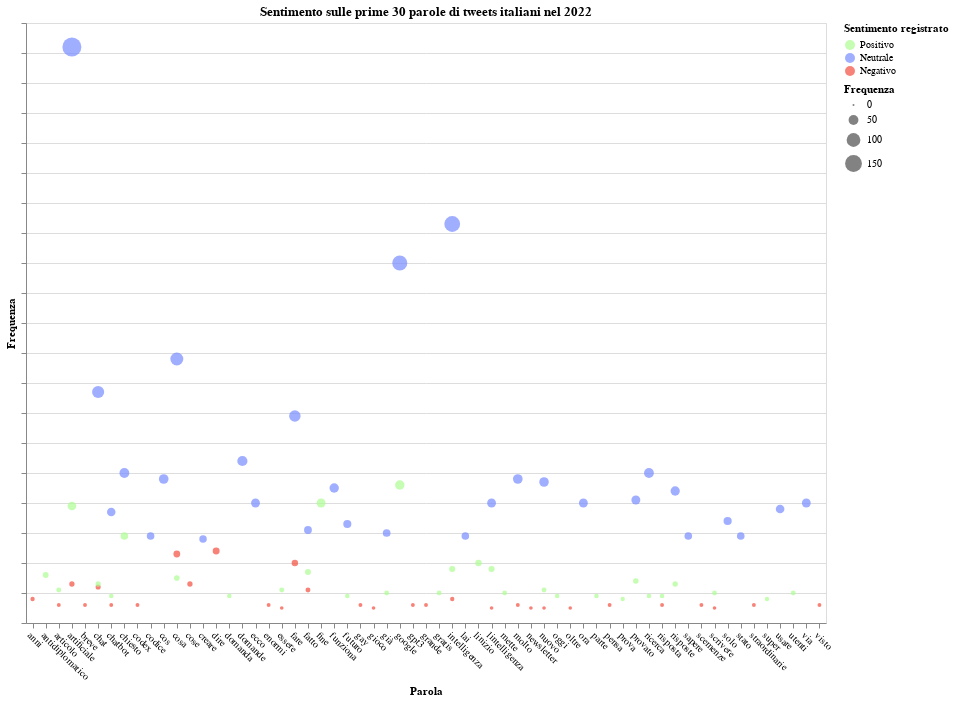

The cell this chart's notebook holds for it:
### Code cell
scatter_plot_2022_ita.save('chart-wordsfrequency-2022-ita.html')
scatter_plot_2022_ita

### Figure 1 — Vega-Lite specification as saved in the notebook (floating-point values rounded to 4 significant figures)
{"config": {"view": {"continuousWidth": 300, "continuousHeight": 300}, "axisX": {"labelAngle": 45}}, "data": {"name": "data-3ddb57789240c7b601be85226fa48863"}, "mark": {"type": "point", "filled": true}, "encoding": {"color": {"field": "Sentimento", "scale": {"domain": ["Positivo", "Neutrale", "Negativo"], "range": ["#ADFC92", "#788BFF", "#F44E3F"]}, "title": "Sentimento registrato", "type": "nominal"}, "opacity": {"value": 0.7}, "size": {"field": "Frequenza", "type": "quantitative"}, "tooltip": [{"field": "Parola", "type": "nominal"}, {"field": "Frequenza", "type": "quantitative"}, {"field": "Frequenza", "type": "quantitative"}], "x": {"field": "Parola", "title": "Parola", "type": "nominal"}, "y": {"axis": {"labels": false}, "field": "Frequenza", "title": "Frequenza", "type": "quantitative"}}, "height": 600, "params": [{"name": "param_61", "select": {"type": "point", "fields": ["Sentimento"]}, "bind": {"input": "radio", "options": ["Positivo", "Neutrale", "Negativo", null], "labels": ["Positivo ", "Neutrale ", "Negativo ", "Tutto"], "name": "Selettore sentimento: "}}, {"name": "param_63", "select": {"type": "interval", "encodings": ["x", "y"]}, "bind": "scales"}], "title": "Sentimento sulle prime 30 parole di tweets italiani nel 2022", "transform": [{"filter": {"param": "param_61"}}], "width": 800, "$schema": "https://vega.github.io/schema/vega-lite/v5.8.0.json", "datasets": {"data-3ddb57789240c7b601be85226fa48863": [{"Sentimento": "Negativo", "Parola": "anni", "Frequenza": 8}, {"Sentimento": "Negativo", "Parola": "articolo", "Frequenza": 6}, {"Sentimento": "Negativo", "Parola": "artificiale", "Frequenza": 13}, {"Sentimento": "Negativo", "Parola": "breve", "Frequenza": 6}, {"Sentimento": "Negativo", "Parola": "chat", "Frequenza": 12}, {"Sentimento": "Negativo", "Parola": "chatbot", "Frequenza": 6}, {"Sentimento": "Negativo", "Parola": "codex", "Frequenza": 6}, {"Sentimento": "Negativo", "Parola": "cosa", "Frequenza": 23}, {"Sentimento": "Negativo", "Parola": "cose", "Frequenza": 13}, {"Sentimento": "Negativo", "Parola": "dire", "Frequenza": 24}, {"Sentimento": "Negativo", "Parola": "enormi", "Frequenza": 6}, {"Sentimento": "Negativo", "Parola": "essere", "Frequenza": 5}, {"Sentimento": "Negativo", "Parola": "fare", "Frequenza": 20}, {"Sentimento": "Negativo", "Parola": "fatto", "Frequenza": 11}, {"Sentimento": "Negativo", "Parola": "gay", "Frequenza": 6}, {"Sentimento": "Negativo", "Parola": "gioco", "Frequenza": 5}, {"Sentimento": "Negativo", "Parola": "gpt3", "Frequenza": 6}, {"Sentimento": "Negativo", "Parola": "grande", "Frequenza": 6}, {"Sentimento": "Negativo", "Parola": "intelligenza", "Frequenza": 8}, {"Sentimento": "Negativo", "Parola": "lintelligenza", "Frequenza": 5}, {"Sentimento": "Negativo", "Parola": "molto", "Frequenza": 6}, {"Sentimento": "Negativo", "Parola": "newsletter", "Frequenza": 5}, {"Sentimento": "Negativo", "Parola": "nuovo", "Frequenza": 5}, {"Sentimento": "Negativo", "Parola": "oltre", "Frequenza": 5}, {"Sentimento": "Negativo", "Parola": "pensa", "Frequenza": 6}, {"Sentimento": "Negativo", "Parola": "risposta", "Frequenza": 6}, {"Sentimento": "Negativo", "Parola": "scemenze", "Frequenza": 6}, {"Sentimento": "Negativo", "Parola": "scrivere", "Frequenza": 5}, {"Sentimento": "Negativo", "Parola": "straordinarie", "Frequenza": 6}, {"Sentimento": "Negativo", "Parola": "visto", "Frequenza": 6}, {"Sentimento": "Neutrale", "Parola": "artificiale", "Frequenza": 192}, {"Sentimento": "Neutrale", "Parola": "chat", "Frequenza": 77}, {"Sentimento": "Neutrale", "Parola": "chatbot", "Frequenza": 37}, {"Sentimento": "Neutrale", "Parola": "chiesto", "Frequenza": 50}, {"Sentimento": "Neutrale", "Parola": "codice", "Frequenza": 29}, {"Sentimento": "Neutrale", "Parola": "cos", "Frequenza": 48}, {"Sentimento": "Neutrale", "Parola": "cosa", "Frequenza": 88}, {"Sentimento": "Neutrale", "Parola": "creare", "Frequenza": 28}, {"Sentimento": "Neutrale", "Parola": "domande", "Frequenza": 54}, {"Sentimento": "Neutrale", "Parola": "ecco", "Frequenza": 40}, {"Sentimento": "Neutrale", "Parola": "fare", "Frequenza": 69}, {"Sentimento": "Neutrale", "Parola": "fatto", "Frequenza": 31}, {"Sentimento": "Neutrale", "Parola": "funziona", "Frequenza": 45}, {"Sentimento": "Neutrale", "Parola": "futuro", "Frequenza": 33}, {"Sentimento": "Neutrale", "Parola": "già", "Frequenza": 30}, {"Sentimento": "Neutrale", "Parola": "google", "Frequenza": 120}, {"Sentimento": "Neutrale", "Parola": "intelligenza", "Frequenza": 133}, {"Sentimento": "Neutrale", "Parola": "lai", "Frequenza": 29}, {"Sentimento": "Neutrale", "Parola": "lintelligenza", "Frequenza": 40}, {"Sentimento": "Neutrale", "Parola": "molto", "Frequenza": 48}, {"Sentimento": "Neutrale", "Parola": "nuovo", "Frequenza": 47}, {"Sentimento": "Neutrale", "Parola": "ora", "Frequenza": 40}, {"Sentimento": "Neutrale", "Parola": "provato", "Frequenza": 41}, {"Sentimento": "Neutrale", "Parola": "ricerca", "Frequenza": 50}, {"Sentimento": "Neutrale", "Parola": "risposte", "Frequenza": 44}, {"Sentimento": "Neutrale", "Parola": "sapere", "Frequenza": 29}, {"Sentimento": "Neutrale", "Parola": "solo", "Frequenza": 34}, {"Sentimento": "Neutrale", "Parola": "stato", "Frequenza": 29}, {"Sentimento": "Neutrale", "Parola": "usare", "Frequenza": 38}, {"Sentimento": "Neutrale", "Parola": "via", "Frequenza": 40}, {"Sentimento": "Positivo", "Parola": "antidiplomatico", "Frequenza": 16}, {"Sentimento": "Positivo", "Parola": "articolo", "Frequenza": 11}, {"Sentimento": "Positivo", "Parola": "artificiale", "Frequenza": 39}, {"Sentimento": "Positivo", "Parola": "chat", "Frequenza": 13}, {"Sentimento": "Positivo", "Parola": "chatbot", "Frequenza": 9}, {"Sentimento": "Positivo", "Parola": "chiesto", "Frequenza": 29}, {"Sentimento": "Positivo", "Parola": "cosa", "Frequenza": 15}, {"Sentimento": "Positivo", "Parola": "domanda", "Frequenza": 9}, {"Sentimento": "Positivo", "Parola": "essere", "Frequenza": 11}, {"Sentimento": "Positivo", "Parola": "fatto", "Frequenza": 17}, {"Sentimento": "Positivo", "Parola": "fine", "Frequenza": 40}, {"Sentimento": "Positivo", "Parola": "futuro", "Frequenza": 9}, {"Sentimento": "Positivo", "Parola": "già", "Frequenza": 10}, {"Sentimento": "Positivo", "Parola": "google", "Frequenza": 46}, {"Sentimento": "Positivo", "Parola": "gratis", "Frequenza": 10}, {"Sentimento": "Positivo", "Parola": "intelligenza", "Frequenza": 18}, {"Sentimento": "Positivo", "Parola": "linizio", "Frequenza": 20}, {"Sentimento": "Positivo", "Parola": "lintelligenza", "Frequenza": 18}, {"Sentimento": "Positivo", "Parola": "mette", "Frequenza": 10}, {"Sentimento": "Positivo", "Parola": "nuovo", "Frequenza": 11}, {"Sentimento": "Positivo", "Parola": "oggi", "Frequenza": 9}, {"Sentimento": "Positivo", "Parola": "parte", "Frequenza": 9}, {"Sentimento": "Positivo", "Parola": "prova", "Frequenza": 8}, {"Sentimento": "Positivo", "Parola": "provato", "Frequenza": 14}, {"Sentimento": "Positivo", "Parola": "ricerca", "Frequenza": 9}, {"Sentimento": "Positivo", "Parola": "risposta", "Frequenza": 9}, {"Sentimento": "Positivo", "Parola": "risposte", "Frequenza": 13}, {"Sentimento": "Positivo", "Parola": "scrivere", "Frequenza": 10}, {"Sentimento": "Positivo", "Parola": "super", "Frequenza": 8}, {"Sentimento": "Positivo", "Parola": "utenti", "Frequenza": 10}]}}
